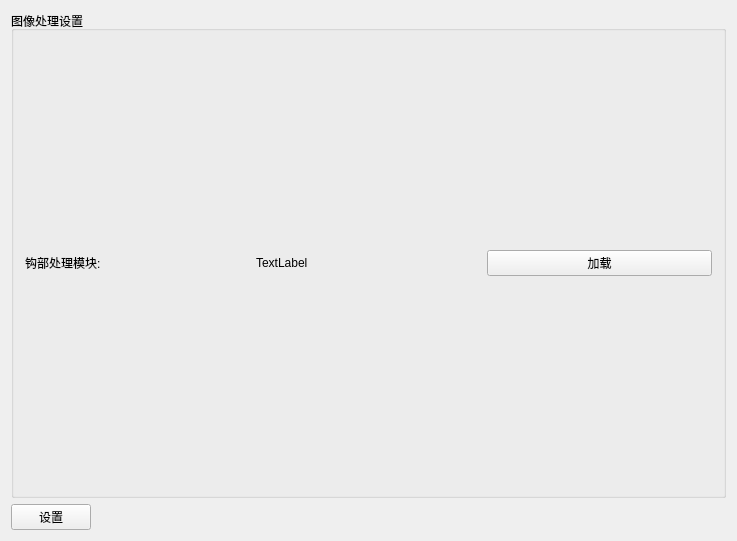
<?xml version="1.0" encoding="UTF-8"?>
<ui version="4.0">
 <class>modelWidget</class>
 <widget class="QWidget" name="modelWidget">
  <property name="geometry">
   <rect>
    <x>0</x>
    <y>0</y>
    <width>737</width>
    <height>541</height>
   </rect>
  </property>
  <property name="windowTitle">
   <string>Widget</string>
  </property>
  <layout class="QVBoxLayout" name="verticalLayout_main">
   <item>
    <widget class="QGroupBox" name="groupBox">
     <property name="sizePolicy">
      <sizepolicy hsizetype="Preferred" vsizetype="Preferred">
       <horstretch>0</horstretch>
       <verstretch>0</verstretch>
      </sizepolicy>
     </property>
     <property name="title">
      <string>图像处理设置</string>
     </property>
     <layout class="QVBoxLayout" name="verticalLayout">
      <item>
       <layout class="QHBoxLayout" name="horizontalLayout">
        <item>
         <widget class="QLabel" name="label_2">
          <property name="maximumSize">
           <size>
            <width>16777215</width>
            <height>100</height>
           </size>
          </property>
          <property name="text">
           <string>钩部处理模块:</string>
          </property>
         </widget>
        </item>
        <item>
         <widget class="QLabel" name="label_gouModel">
          <property name="text">
           <string>TextLabel</string>
          </property>
         </widget>
        </item>
        <item>
         <widget class="QPushButton" name="pushButton_loadGouModel">
          <property name="text">
           <string>加载</string>
          </property>
         </widget>
        </item>
       </layout>
      </item>
     </layout>
    </widget>
   </item>
   <item>
    <layout class="QHBoxLayout" name="horizontalLayout_3">
     <item>
      <widget class="QPushButton" name="confirmButton">
       <property name="text">
        <string>设置</string>
       </property>
      </widget>
     </item>
     <item>
      <spacer name="horizontalSpacer">
       <property name="orientation">
        <enum>Qt::Horizontal</enum>
       </property>
       <property name="sizeHint" stdset="0">
        <size>
         <width>40</width>
         <height>20</height>
        </size>
       </property>
      </spacer>
     </item>
    </layout>
   </item>
  </layout>
 </widget>
 <layoutdefault spacing="6" margin="11"/>
 <resources/>
 <connections/>
</ui>
